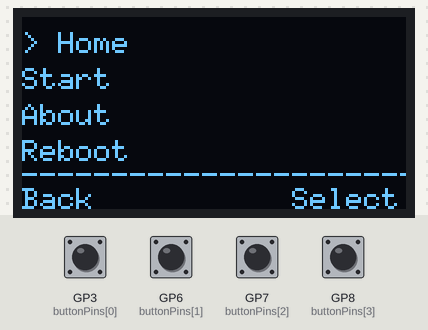
The sketch below on a simulated Raspberry Pi Pico. On the bench: 128×64 one-colour display. The test bench sets the inputs (shaded band); at power-on: GP3 (buttonPins[0]), GP6 (buttonPins[1]), GP7 (buttonPins[2]), GP8 (buttonPins[3]) HIGH. At 22.6 s the program restarts the board; the recording ends there.

Above: at 9.6 s.
9.7 s: GP6 (buttonPins[1]) pulled LOW for 1 s
At 11.6 s:
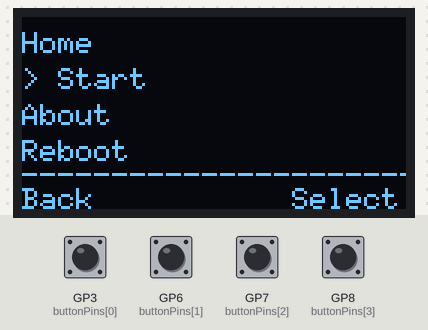
12.2 s: GP7 (buttonPins[2]) pulled LOW for 0.15 s
At 13.1 s:
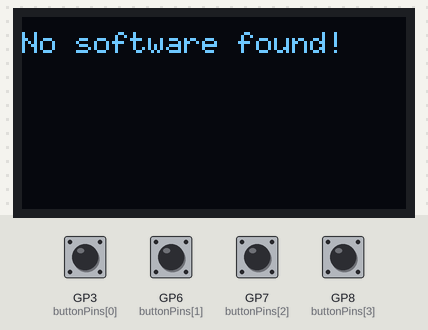
15.3 s: GP7 (buttonPins[2]) pulled LOW for 1 s
19.1 s: GP6 (buttonPins[1]) driven LOW and GP7 (buttonPins[2]) driven LOW
At 20.3 s:
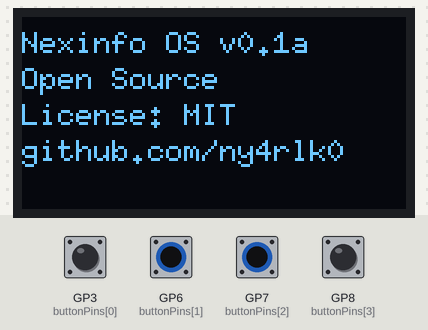
Timing chart, 0 to 22.1 s (numbered marks = the images above; inputs shaded):
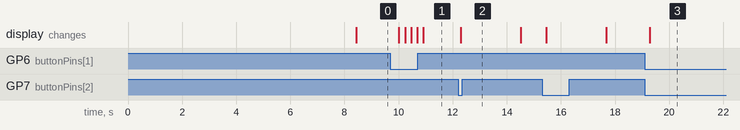

Measured:
- after the input at 9.7 s, the display: changes after 0.31 s (image 1)
- after the input at 12.2 s, the display: changes after 0.10 s (image 2)
- after the input at 19.1 s, the display: changes after 0.18 s (image 3)

The sketch:

nexinfo.ino
```cpp
//OLED SSD1106 Support
#include <U8g2lib.h>
// Reboot Support
#include "hardware/watchdog.h"

U8G2_SH1106_128X64_NONAME_F_HW_I2C u8g2(U8G2_R0);

//
int x = 128; // Start off-screen right
int contrast = 0;
const char* gpoPins[] = {"GP3","GP6","GP7","GP8"};
const char* menuItems[] = {"Home","Start","About","Reboot"};
int currentMenuPos=0;
const int buttonPins[] = {3,    6,    7,    8};
bool buttonStates[4];

// 'nexinfo_boot', 128x64px
const unsigned char epd_bitmap_nexinfo_boot [] PROGMEM = {
	0xff, 0x31, 0x00, 0x00, 0x20, 0x00, 0x00, 0x00, 0x00, 0x00, 0x00, 0x00, 0x00, 0x00, 0x00, 0x00,
	0xd7, 0xc7, 0x01, 0x00, 0x00, 0x00, 0x00, 0x00, 0x00, 0x20, 0x00, 0x00, 0x00, 0x60, 0x00, 0x00,
	0x23, 0xff, 0x0d, 0x00, 0x00, 0x02, 0x00, 0x00, 0x00, 0x00, 0x00, 0x00, 0x00, 0x60, 0x00, 0x00,
	0x81, 0xff, 0x17, 0x00, 0x00, 0x00, 0x00, 0xf0, 0x07, 0x00, 0x00, 0x00, 0x00, 0x00, 0x00, 0x00,
	0x80, 0xe7, 0xff, 0x00, 0x00, 0x00, 0x00, 0xfe, 0x37, 0x00, 0x00, 0x00, 0x00, 0x00, 0x00, 0x00,
	0xf4, 0xe3, 0x5f, 0x03, 0x00, 0x00, 0x80, 0x0f, 0x33, 0x00, 0x00, 0x00, 0x00, 0x00, 0x00, 0x00,
	0x80, 0xe3, 0x07, 0x1e, 0x00, 0x00, 0xc0, 0x47, 0x00, 0x00, 0x00, 0x00, 0x00, 0x00, 0x00, 0x00,
	0xf2, 0x67, 0x00, 0x78, 0x00, 0x00, 0xe0, 0x21, 0x00, 0x00, 0x00, 0x00, 0x00, 0x00, 0x00, 0x00,
	0xf0, 0x07, 0x00, 0xc0, 0x00, 0x00, 0xf0, 0x11, 0x00, 0x00, 0x00, 0x00, 0x00, 0x00, 0x00, 0x00,
	0xc0, 0x01, 0x00, 0x00, 0x07, 0x00, 0xf8, 0x08, 0x00, 0x00, 0x00, 0x00, 0x00, 0x00, 0x00, 0x00,
	0x00, 0x00, 0x00, 0x00, 0x18, 0x00, 0x7c, 0x04, 0x00, 0x00, 0x00, 0x00, 0x00, 0x00, 0x00, 0x00,
	0x00, 0x00, 0x00, 0x00, 0x60, 0x00, 0x3e, 0x02, 0x00, 0x00, 0x00, 0x00, 0x00, 0x00, 0x00, 0x00,
	0x00, 0x00, 0x00, 0x00, 0x80, 0x03, 0x3e, 0x01, 0x00, 0x00, 0x00, 0x00, 0x00, 0x00, 0x00, 0x00,
	0x08, 0x00, 0x00, 0x08, 0x00, 0x0c, 0x9f, 0x02, 0x00, 0x00, 0x00, 0x00, 0x00, 0x00, 0x00, 0x00,
	0x00, 0x00, 0x00, 0x00, 0x00, 0x70, 0x1e, 0x01, 0x00, 0x00, 0x00, 0x00, 0x00, 0x00, 0x00, 0x00,
	0x00, 0x00, 0x00, 0x00, 0x00, 0x80, 0x99, 0x00, 0x00, 0x00, 0x00, 0x00, 0x00, 0x00, 0x00, 0x01,
	0x00, 0x00, 0x00, 0x00, 0x00, 0x00, 0x46, 0x01, 0x00, 0x00, 0x00, 0x00, 0x00, 0x00, 0x80, 0x03,
	0x00, 0x00, 0x00, 0x00, 0x00, 0x80, 0x39, 0x02, 0x00, 0x00, 0x00, 0x00, 0x00, 0x00, 0x00, 0x01,
	0x00, 0x00, 0x00, 0x00, 0x00, 0x80, 0xc7, 0x00, 0x00, 0x00, 0x00, 0x00, 0x00, 0x00, 0x00, 0x00,
	0x00, 0x00, 0x00, 0x00, 0x00, 0x80, 0x3f, 0x07, 0x00, 0x80, 0x00, 0x00, 0x00, 0x00, 0x00, 0x00,
	0x00, 0x00, 0x00, 0x00, 0x00, 0x80, 0x7f, 0x18, 0x00, 0x80, 0x00, 0x00, 0x00, 0x00, 0x00, 0x00,
	0x00, 0x00, 0x00, 0x00, 0x00, 0x80, 0xff, 0xe0, 0x00, 0x40, 0x00, 0x00, 0x00, 0x00, 0x00, 0x00,
	0x00, 0x00, 0x00, 0x00, 0x00, 0x80, 0x7f, 0x44, 0x03, 0x20, 0x00, 0x00, 0x00, 0x00, 0x00, 0x00,
	0x00, 0x00, 0x00, 0x00, 0x00, 0x80, 0xff, 0x0b, 0x1e, 0xd0, 0x00, 0x00, 0x00, 0x00, 0x00, 0x00,
	0x00, 0x00, 0x00, 0x00, 0x00, 0x00, 0xff, 0x13, 0x78, 0x70, 0x00, 0x00, 0x00, 0x00, 0x00, 0x00,
	0x00, 0x00, 0x00, 0x00, 0x00, 0x00, 0xff, 0xcf, 0xc0, 0x60, 0x00, 0x00, 0x00, 0x00, 0x00, 0x00,
	0x00, 0x00, 0x00, 0x00, 0x00, 0x00, 0xff, 0x0f, 0x01, 0x07, 0x00, 0x00, 0x00, 0x00, 0x00, 0x00,
	0x00, 0x00, 0x00, 0x00, 0x00, 0x00, 0xfe, 0x3d, 0x8a, 0x38, 0x00, 0x00, 0x00, 0x00, 0x00, 0x00,
	0x00, 0x40, 0x00, 0x00, 0x00, 0x00, 0xfe, 0xbf, 0x51, 0x67, 0x00, 0x00, 0x00, 0x00, 0x00, 0x00,
	0x00, 0xe0, 0x00, 0x00, 0x00, 0x00, 0xfe, 0xf7, 0x8d, 0x9e, 0x03, 0x00, 0x00, 0x00, 0x00, 0x00,
	0x00, 0x40, 0x00, 0x00, 0x00, 0x00, 0xfc, 0xff, 0xdd, 0x1d, 0x0c, 0x00, 0x00, 0x00, 0x00, 0x00,
	0x00, 0x00, 0x00, 0x00, 0x00, 0x00, 0xf8, 0xff, 0xf7, 0x0f, 0x70, 0x00, 0x00, 0x00, 0x00, 0x00,
	0x00, 0x00, 0x00, 0x00, 0x00, 0x00, 0xf0, 0xff, 0xff, 0x07, 0x80, 0x01, 0x00, 0x00, 0x00, 0x00,
	0x00, 0x00, 0x00, 0x00, 0x00, 0x00, 0xe0, 0xff, 0xff, 0x03, 0x00, 0x06, 0x00, 0x00, 0x00, 0x00,
	0x00, 0x00, 0x00, 0x00, 0x00, 0x00, 0xc0, 0xff, 0xff, 0x01, 0x00, 0x38, 0x00, 0x00, 0x00, 0x00,
	0x00, 0x00, 0x00, 0x00, 0x00, 0x00, 0x00, 0xff, 0x7f, 0x00, 0x00, 0xc0, 0x00, 0x00, 0x00, 0x00,
	0x00, 0x00, 0x00, 0x00, 0x00, 0x00, 0x00, 0xf8, 0x0f, 0x00, 0x00, 0x00, 0x07, 0x00, 0x00, 0x00,
	0x00, 0x00, 0x00, 0x00, 0x00, 0x00, 0x00, 0x00, 0x00, 0x00, 0x00, 0x00, 0x18, 0x00, 0x00, 0x00,
	0x00, 0x00, 0x00, 0x00, 0x00, 0x00, 0x00, 0x00, 0x00, 0x00, 0x00, 0x00, 0xe0, 0x00, 0x00, 0x00,
	0x00, 0x00, 0x00, 0x00, 0x00, 0x00, 0x00, 0x00, 0x00, 0x00, 0x00, 0x00, 0xc0, 0x03, 0x00, 0x00,
	0x00, 0x00, 0x00, 0x00, 0x00, 0x00, 0x00, 0x00, 0x00, 0x00, 0x00, 0x00, 0x00, 0x0e, 0x00, 0x00,
	0x00, 0x00, 0x00, 0x60, 0x00, 0x02, 0x00, 0x00, 0x00, 0x00, 0x60, 0x00, 0x00, 0x78, 0x20, 0x00,
	0x10, 0x00, 0x00, 0x60, 0x00, 0x02, 0x00, 0x00, 0x00, 0x00, 0x10, 0x00, 0x00, 0xe0, 0x30, 0x00,
	0x00, 0x00, 0x00, 0xa0, 0x00, 0x02, 0x00, 0x00, 0x08, 0x00, 0x10, 0x00, 0x00, 0x00, 0x7b, 0x10,
	0x00, 0x00, 0x00, 0x20, 0x01, 0x02, 0x00, 0x00, 0x08, 0x00, 0x10, 0x00, 0x00, 0x00, 0xfe, 0x00,
	0x40, 0x00, 0x00, 0x20, 0x01, 0x02, 0x00, 0x00, 0x00, 0x00, 0x10, 0x00, 0x00, 0x00, 0xff, 0x0b,
	0x00, 0x00, 0x00, 0x20, 0x02, 0x02, 0x1f, 0x01, 0x89, 0x7e, 0x7c, 0xf8, 0x00, 0x00, 0xf8, 0x00,
	0x00, 0x00, 0x00, 0x20, 0x04, 0xc2, 0x20, 0x01, 0x89, 0x81, 0x10, 0x04, 0x01, 0x00, 0x70, 0x00,
	0x00, 0x04, 0x00, 0x20, 0x04, 0x42, 0x40, 0x82, 0x88, 0x80, 0x10, 0x02, 0x02, 0x00, 0x20, 0x00,
	0x00, 0x0e, 0x00, 0x20, 0x08, 0x22, 0x40, 0x44, 0x88, 0x80, 0x11, 0x01, 0x04, 0x00, 0x20, 0x00,
	0x00, 0x04, 0x00, 0x20, 0x10, 0x22, 0x80, 0x28, 0x88, 0x00, 0x11, 0x01, 0x04, 0x00, 0x20, 0x00,
	0x00, 0x00, 0x00, 0x20, 0x10, 0x22, 0x80, 0x38, 0x88, 0x00, 0x11, 0x01, 0x04, 0x00, 0x20, 0x00,
	0x00, 0x00, 0x00, 0x20, 0x20, 0xe2, 0xff, 0x10, 0x88, 0x00, 0x11, 0x01, 0x04, 0x00, 0x80, 0x00,
	0x00, 0x00, 0x00, 0x20, 0x40, 0x22, 0x00, 0x28, 0x88, 0x00, 0x11, 0x01, 0x04, 0x00, 0x00, 0x00,
	0x00, 0x00, 0x00, 0x20, 0x40, 0x22, 0x00, 0x44, 0x88, 0x00, 0x11, 0x01, 0x04, 0x00, 0x00, 0x00,
	0x00, 0x00, 0x00, 0x20, 0x80, 0x22, 0x40, 0xc4, 0x88, 0x00, 0x11, 0x01, 0x04, 0x00, 0x00, 0x00,
	0x00, 0x00, 0x00, 0x20, 0x00, 0x43, 0x40, 0x82, 0x88, 0x00, 0x11, 0x02, 0x02, 0x00, 0x00, 0x00,
	0x00, 0x00, 0x00, 0x20, 0x00, 0xc3, 0x20, 0x01, 0x89, 0x00, 0x11, 0x04, 0x01, 0x00, 0x00, 0x00,
	0x00, 0x00, 0x00, 0x20, 0x00, 0x02, 0x9f, 0x00, 0x8a, 0x00, 0x11, 0xf8, 0x00, 0x00, 0x00, 0x00,
	0x00, 0x00, 0x00, 0x00, 0x00, 0x00, 0x00, 0x00, 0x00, 0x00, 0x00, 0x00, 0x00, 0x00, 0x00, 0x00,
	0x00, 0x00, 0x00, 0x00, 0x00, 0x00, 0x00, 0x00, 0x00, 0x00, 0x00, 0x00, 0x00, 0x00, 0x00, 0x00,
	0x00, 0x00, 0x00, 0x00, 0x00, 0x00, 0x00, 0x00, 0x00, 0x00, 0x00, 0x00, 0x00, 0x00, 0x00, 0x00,
	0x00, 0x00, 0x00, 0x00, 0x00, 0x00, 0x00, 0x00, 0x00, 0x00, 0x00, 0x00, 0x00, 0x00, 0x00, 0x00,
	0x00, 0x00, 0x00, 0x00, 0x00, 0x00, 0x00, 0x00, 0x00, 0x00, 0x00, 0x00, 0x00, 0x00, 0x00, 0x00
};

void setup() {
  // put your setup code here, to run once:
  pinMode(buttonPins[0], INPUT_PULLUP);  // Button connected to GND
  // Initalize OLED SCREEN
  u8g2.begin();
  // Set Brightness to Max 0-255
  u8g2.setContrast(255);
  //Set button pins to input
  for(int i=0;i<4;i++){
    pinMode(buttonPins[i],INPUT_PULLUP);
  }
  //Show boot logo for 3 seconds
  u8g2.clearBuffer();
	u8g2.drawXBMP(0, 0, 128, 64, epd_bitmap_nexinfo_boot);
  u8g2.sendBuffer();
  // Pulse contrast from 0 to 255 over 3 seconds
  unsigned long startTime = millis();
  int contrast = 0;
  int direction = 5; // Step size

  while (millis() - startTime < 6350) {
    u8g2.setContrast(contrast);
    contrast += direction;

    // Reverse direction at bounds
    if (contrast >= 255 || contrast <= 0) {
      direction = -direction;
    }
      delay(20); // Controls pulse speed
    }
    // Set Brightness to Max 0-255
    u8g2.setContrast(255);
    delay(2000); // Hold at full contrast for a moment

    //delay(3000);
  }

void loop() {
  // put your main code here, to run repeatedly:
	// GP8 UP; GP6 DOWN; GP3 LEFT; GP4 RIGHT;
  // Read button status
  for(int i = 0;i<4;i++){
    buttonStates[i]=digitalRead(buttonPins[i])==LOW;
  }
  // Clear screen
  u8g2.clearBuffer();
  // Print button status to screen
  for(int i = 0;i<4;i++){
    // Small Font
    u8g2.setFont(u8g2_font_6x10_tf);
    // Line Positioning
    u8g2.setCursor(0,12+i*12);
		if(i!=currentMenuPos){
			u8g2.print(menuItems[i]);
		}
		else if(i==currentMenuPos){
			u8g2.print("> ");
			u8g2.print(menuItems[i]);
		}
  }
	u8g2.setFont(u8g2_font_6x10_tf);
	// Line Positioning
	u8g2.setCursor(0,52);
	u8g2.print("__________________________");
	u8g2.setCursor(0,64);
	u8g2.print("Back");
	u8g2.setCursor(90,64);
	u8g2.print("Select");
  // Update screen
  u8g2.sendBuffer();


	  if (digitalRead(buttonPins[1]) == LOW) {
			if(currentMenuPos!=3){
				currentMenuPos++;
			}
			else if(currentMenuPos==3){
				currentMenuPos=0;
			}
  }
	if(currentMenuPos==1&&digitalRead(buttonPins[2]) == LOW){
		// Clear screen
		u8g2.clearBuffer();
		// Small Font
		u8g2.setFont(u8g2_font_6x10_tf);
		// Line Positioning
		u8g2.setCursor(0,12);
		u8g2.print("No software found!");
		// Update screen
		u8g2.sendBuffer();
		delay(2000);
	}
	if(currentMenuPos==2&&digitalRead(buttonPins[2]) == LOW){
		// Clear screen
		u8g2.clearBuffer();
		// Small Font
		u8g2.setFont(u8g2_font_6x10_tf);
		// Line Positioning
		u8g2.setCursor(0,12);
		u8g2.print("Nexinfo OS v0.1a");
		u8g2.setCursor(0, 24);
		u8g2.print("Open Source");
		u8g2.setCursor(0, 36);
		u8g2.print("License: MIT");
		u8g2.setCursor(0, 48);
		u8g2.print("github.com/ny4rlk0");
		// Update screen
		u8g2.sendBuffer();
		delay(3000);
	}
	if (currentMenuPos==3&&digitalRead(buttonPins[2]) == LOW) {
    delay(50); // Optional debounce
    watchdog_reboot(0,0,0);
  }
	// Delay between reads
  delay(200);
}
```
